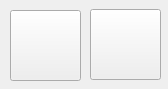
<?xml version="1.0" encoding="UTF-8"?>
<ui version="4.0">
 <class>Form</class>
 <widget class="QWidget" name="Form">
  <property name="geometry">
   <rect>
    <x>0</x>
    <y>0</y>
    <width>168</width>
    <height>89</height>
   </rect>
  </property>
  <property name="minimumSize">
   <size>
    <width>168</width>
    <height>89</height>
   </size>
  </property>
  <property name="maximumSize">
   <size>
    <width>168</width>
    <height>89</height>
   </size>
  </property>
  <property name="windowTitle">
   <string>Form</string>
  </property>
  <property name="styleSheet">
   <string notr="true">QWidget{
	background-image: url(:/newPrefix/a.png);
}
QPushButton{

background-image: url(:/newPrefix/textEdit.png);}</string>
  </property>
  <widget class="QPushButton" name="nut">
   <property name="geometry">
    <rect>
     <x>10</x>
     <y>10</y>
     <width>71</width>
     <height>71</height>
    </rect>
   </property>
   <property name="styleSheet">
    <string notr="true">image: url(:/newPrefix/nut.png);</string>
   </property>
   <property name="text">
    <string/>
   </property>
  </widget>
  <widget class="QPushButton" name="cross">
   <property name="geometry">
    <rect>
     <x>90</x>
     <y>9</y>
     <width>71</width>
     <height>71</height>
    </rect>
   </property>
   <property name="styleSheet">
    <string notr="true">image: url(:/newPrefix/cross.png);
background-image: url(:/newPrefix/textEdit_2.png);</string>
   </property>
   <property name="text">
    <string/>
   </property>
  </widget>
 </widget>
 <resources>
  <include location="img.qrc"/>
 </resources>
 <connections/>
</ui>
